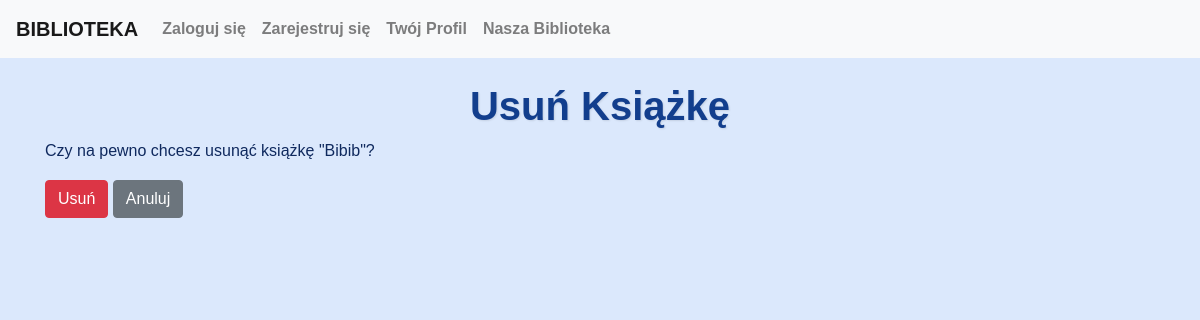
The app's page /ksiazki/usun/3/ (signed in), older data.
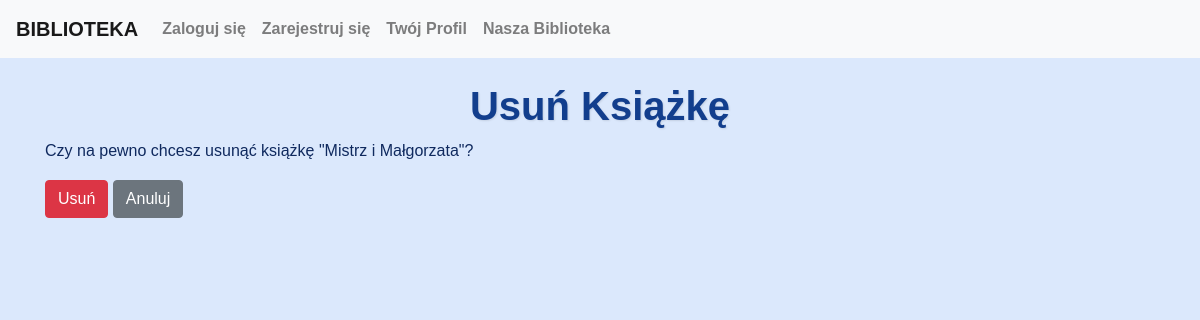
The same page, newer data.
### myapp/models.py (models this page shows, shortened)
class Ksiazka(models.Model):
    tytul = models.CharField(max_length=200)
    autor = models.ManyToManyField(Autor)
    wydawnictwo = models.IntegerField(choices=WYDAWNICTWA.choices)
    rok_wydania = models.CharField(max_length=4)
    liczba_stron = models.IntegerField()
    ISBN = models.CharField(max_length=13)
    okładka = models.IntegerField(choices=OKLADKA.choices)
    gatunek = models.ManyToManyField(Gatunek)
    class Meta:
        verbose_name = "Książka"
        verbose_name_plural = "Książki"

### myapp/views.py (the view)
# urls.py: path('ksiazki/usun/<int:ksiazka_id>/', usun_ksiazke, name='usun_ksiazke'),
@user_passes_test(is_superuser)
@login_required
def usun_ksiazke(request, ksiazka_id):
    ksiazka = get_object_or_404(Ksiazka, id=ksiazka_id)
    if request.method == 'POST':
        ksiazka.delete()
        return redirect('lista_ksiazek')
    return render(request, 'myapp/usun_ksiazke.html', {'ksiazka': ksiazka})

### myapp/views.py (called while the page is built)
def is_superuser(user):
    return user.is_superuser

### myapp/templates/myapp/usun_ksiazke.html (shortened to what this page needs)
{% extends "base.html" %}
{% block content %}
<h1>Usuń Książkę</h1>
<p>Czy na pewno chcesz usunąć książkę "{{ ksiazka.tytul }}"?</p>
<form method="post">
    <button type="submit" class="btn btn-danger">Usuń</button>
    <a href="{% url 'lista_ksiazek' %}" class="btn btn-secondary">Anuluj</a>
</form>
{% endblock %}

Row changes from the older to the newer data that the page shows:
changed Ksiazka: tytul "Bibib" → "Mistrz i Małgorzata"
